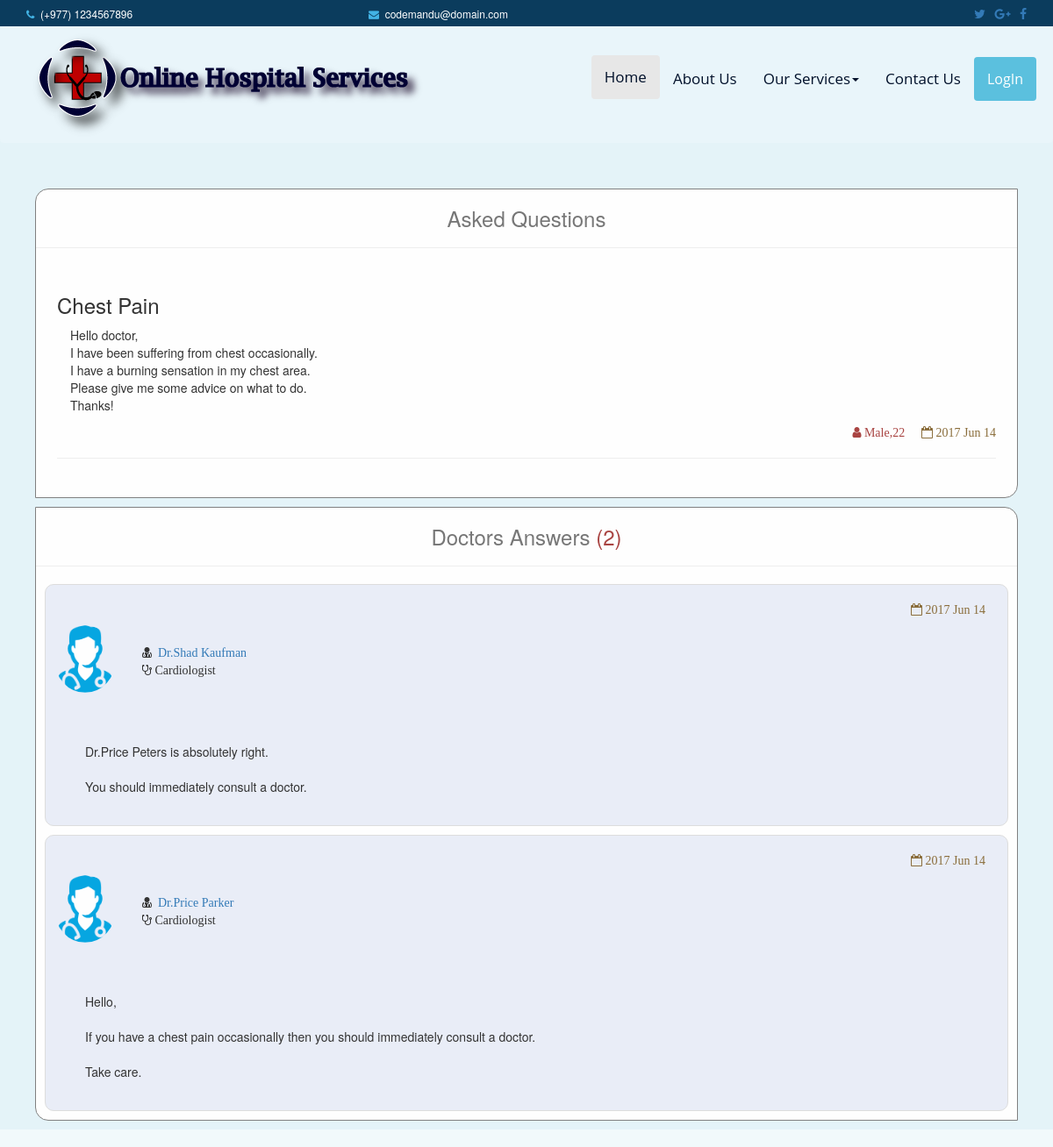
The app's page /patient/asked_question.php?ques_id=13 with its own data.
### tables this page shows
CREATE TABLE IF NOT EXISTS `asked_questions` (
  `user_id` int(11) NOT NULL,
  `ques_id` int(11) NOT NULL AUTO_INCREMENT,
  `ques_topic` varchar(50) NOT NULL,
  `ques_details` varchar(400) NOT NULL,
  `symptoms` varchar(100) NOT NULL,
  `field` varchar(33) NOT NULL,
  `sex` text NOT NULL,
  `date` varchar(33) NOT NULL,
  `age` int(11) NOT NULL,
  PRIMARY KEY (`ques_id`),
  UNIQUE KEY `ques_topic` (`ques_topic`),
  KEY `ques_topic_2` (`ques_topic`)
);

CREATE TABLE IF NOT EXISTS `questions_answers` (
  `ans_id` int(11) NOT NULL AUTO_INCREMENT,
  `ques_id` int(11) NOT NULL,
  `emp_id` int(11) NOT NULL,
  `answer` varchar(1000) NOT NULL,
  `date` varchar(45) NOT NULL,
  PRIMARY KEY (`ans_id`)
);

CREATE TABLE IF NOT EXISTS `employee_detail` (
  `emp_id` mediumint(8) unsigned NOT NULL AUTO_INCREMENT,
  `name` varchar(40) DEFAULT NULL,
  `dob` date DEFAULT NULL,
  `address` varchar(50) DEFAULT NULL,
  `email` varchar(40) DEFAULT NULL,
  `phone` bigint(20) DEFAULT NULL,
  `field` varchar(32) DEFAULT NULL,
  `history` varchar(32) DEFAULT NULL,
  `sex` varchar(1) NOT NULL,
  `images` varchar(32) DEFAULT NULL,
  PRIMARY KEY (`emp_id`)
);

### patient/asked_question.php (the view, shortened to what this page needs)
<?php
include("../include/dbconnection.php");
?>
<!DOCTYPE html>
<html>
<head>
   <?php include("head.php"); ?>
</head>
<body >
 <?php include('../include/header.php'); ?>
<div class="bg-color">
<?php
include("navig.php");
?>
<div class="container headline">
<div class="question_box" >
	<h3 class="text-center text-muted" style="">Asked Questions</h3>
	<hr>
<div class="questions">
<?php
          $ques_id=$_GET['ques_id'];
           $query2="SELECT * FROM asked_questions where ques_id=$ques_id";
           $query_run2=mysqli_query($connect,$query2);
           while ($rowa=mysqli_fetch_assoc($query_run2)){
    	     echo '<h3 class="ques_head text-capitalize">'; echo $rowa['ques_topic']; echo '</h3>
    	      <p class="ques_parag ">'; echo $rowa['ques_details']; echo '</p>
    	      <div class="ques_head text-right">
            <span class="fa fa-user ques_parag text-danger text-capitalize">&nbsp'; echo $rowa['sex'].",".$rowa['age']; echo '</span>
            <span class="text-warning fa fa-calendar-o ">&nbsp'; echo $rowa['date']; echo '</span>
            </div>';
            echo '<hr>';
          };
  ?>
</div>
</div>
<div class="answer-box" style="">
    <?php
     $queryans="SELECT * FROM questions_answers join employee_detail
    where ques_id=$ques_id
    AND questions_answers.emp_id=employee_detail.emp_id
    order by ans_id DESC";
    $run_queryans=mysqli_query($connect,$queryans);
    $r=mysqli_num_rows($run_queryans);
    echo '<h3 class="text-center text-muted" style="">Doctors Answers';echo '<span class="text-danger">&nbsp('.$r.')</span></h3>';
    echo '<hr>';
    $run_queryans=mysqli_query($connect,$queryans);
    if(mysqli_num_rows($run_queryans)>0){
    while($rowans=mysqli_fetch_assoc($run_queryans)){
      $doc_id=$rowans['emp_id'];
       echo '<div class="doc_answer">';
        echo '<h5 class="ques_parag text-right text-capitalize"><span class="fa fa-calendar-o text-warning">&nbsp';
        echo $rowans['date']; echo '</span></h5>
        <div class="row">
            <div style="width:100px;height:120px;"class="col-sm-6 col-md-6 col-xs-6">';
                   echo '<img src="../images/doc_images/';
                   echo $rowans['images'];
                   echo ' " class=" img-circle img-responsive">';
            echo '</div>';
            echo'
            <div class="col-sm-6 col-md-6 col-xs-6"><br>
            <span class="fa fa-user-md text-capitalize"><a href="docprofile.php?id='.$doc_id.'">&nbsp Dr.';echo $rowans['name']; echo'</a></span>
            <br><span class="fa fa-stethoscope text-capitalize">&nbsp'; echo $rowans['field']; echo'</span>
            </div>
       </div>';
       echo '
       <div  class="ans_parag">
       <p>';
       echo $rowans['answer'];
       echo'
        </p>
       </div>';
        echo '</div>';
      }
    }
      else{
            echo '<span class="text-center text-danger ans_parag">';
          echo "No Answers!" ;
          echo '</span>';
      }
    ?>
</div>
</div>
</body>
</html>

### css/main.css (style rules this page uses)
a { text-decoration: none; }
div { display: block; }
p { white-space: pre-line; }
.bg-color { background-color: RGBA(109 ,189, 214, 0.1); min-height: 650px; }

### patient/asked_question.php (style rules this page uses)
body { background-color:#f1f9fb; }
.headline { margin: 55px auto 20px auto; }
.question_box { border:solid 1px grey; border-radius:15px 0px 15px 0px; background:#fefefe;margin:10px; }
.questions { padding: 12px; margin:12px; }
.ques_parag { padding:0px 15px 0px 15px; }
.answer-box { border:solid 1px grey; border-radius:0px 15px 0px 15px;background:#fefefe;margin:10px; }
.doc_answer { border:solid 1px #dddddd;border-radius:10px; margin:10px; padding:10px;background:#e9edf7; }
.ans_parag { padding:14px 35px 14px 35px; }

### records on screen
asked_questions: ques_topic "Chest Pain", ques_details "Hello doctor, I have been suffering from chest occasionally. I have a burning sensation in my chest area. Please give me some advice on what to do. Thanks!", sex "Male", age "22", date "2017 Jun 14"
questions_answers: date "2017 Jun 14", emp.images (picture), emp.name "Shad Kaufman", emp.field "Cardiologist", answer "Dr.Price Peters is absolutely right. You should immediately consult a doctor."
questions_answers: date "2017 Jun 14", emp.images (picture), emp.name "Price Parker", emp.field "Cardiologist", answer "Hello, If you have a chest pain occasionally then you should immediately consult a doctor. Take care."

### other values on screen
$r "2"
